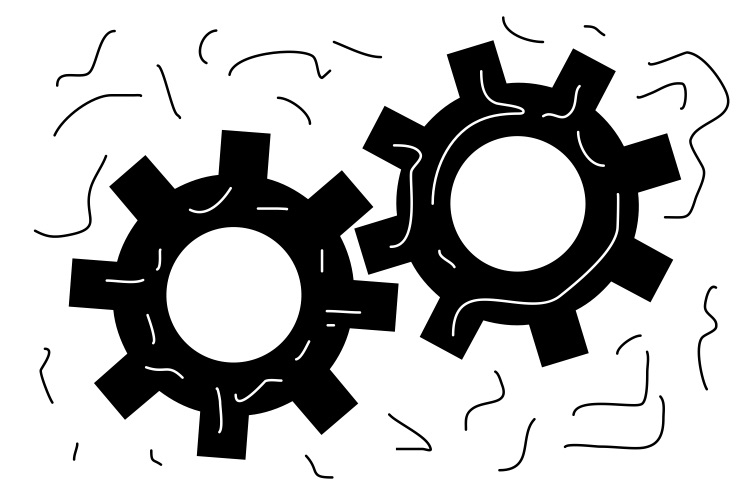
#> input picture resources/noisy-gears.jpeg, 750 x 500 px, found by its file name
$ python morphology-opening-closing.py
#> lines starting #> are read from the running program, lines starting #| are printed output that depends on the picture; after the words box and inside, x2 and y2 are one past the last pixel; in counts of white or black regions, pixels touching at a corner belong together
from PIL import Image
import numpy as np
import matplotlib.pyplot as plt
from skimage.morphology import  opening, closing

# Open the image using PIL
image = Image.open("path-to-resources/noisy-gears.jpeg").convert("L")

# Convert image to a NumPy array
data = np.array(image, dtype = np.uint8)

# Apply thresholding
threshold = 128
data = np.where(data > threshold, 0, 1)
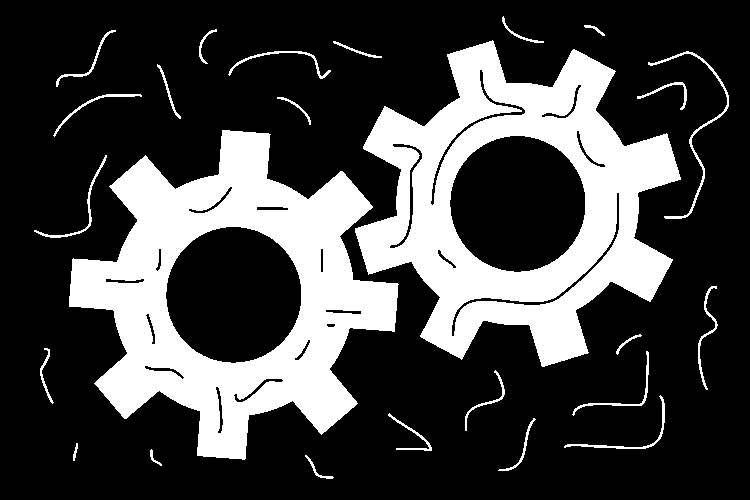
#> data: shape (500, 750) int64; values 0 (black) and 1 (white), 26.4% white; 25 white regions, largest, box (x1, y1, x2, y2) and area: (69, 130, 399, 460) 47546, (355, 40, 681, 367) 46719, (648, 51, 729, 219) 682

custom_footprint = np.array([[1, 1, 1, 1, 1, 1, 1],
                             [1, 1, 1, 1, 1, 1, 1],
                             [1, 1, 1, 1, 1, 1, 1],
                             [1, 1, 1, 1, 1, 1, 1],
                             [1, 1, 1, 1, 1, 1, 1],
                             [1, 1, 1, 1, 1, 1, 1],
                             [1, 1, 1, 1, 1, 1, 1]], dtype = np.uint8)

# Perform an erosion followed by a dilation
opened_image = opening(data, custom_footprint)
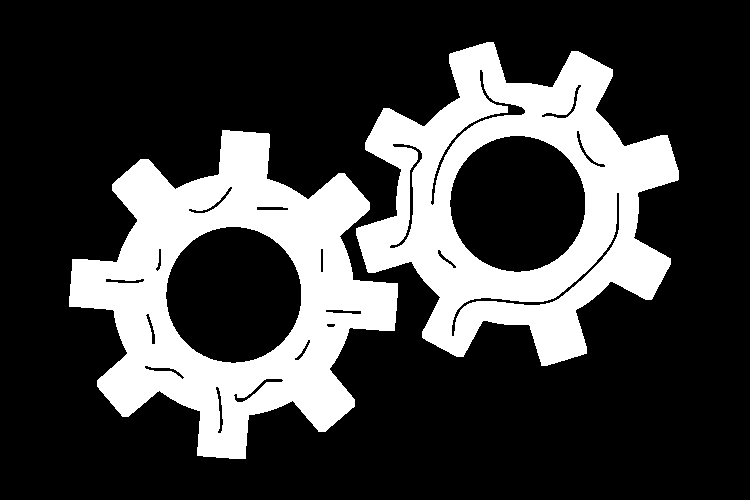
#> opened_image: shape (500, 750) int64; values 0 (black) and 1 (white), 25.1% white; 2 white regions, box (x1, y1, x2, y2) and area: (69, 130, 398, 459) 47437, (356, 42, 679, 366) 46538
# Perform a dilation followed by an erosion
closed_image = closing(data, custom_footprint)
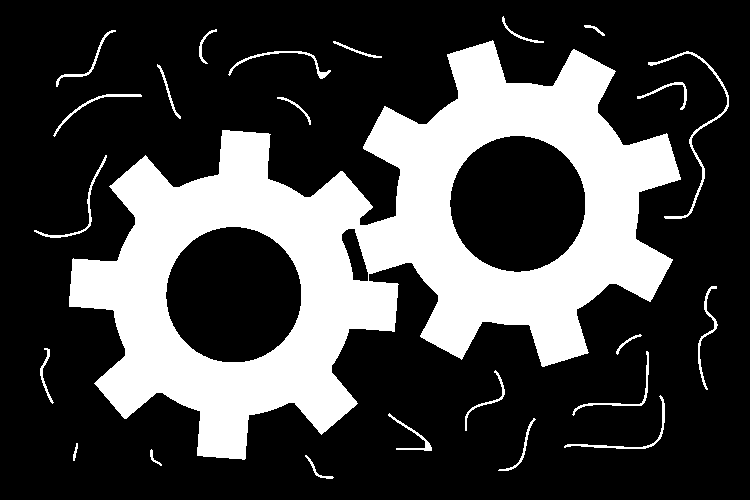
#> closed_image: shape (500, 750) int64; values 0 (black) and 1 (white), 27.2% white; 24 white regions, largest, box (x1, y1, x2, y2) and area: (69, 40, 681, 460) 97359, (648, 51, 729, 219) 693, (564, 395, 665, 449) 357

# Display images
fig, ax = plt.subplots(1, 2, figsize = (12, 6))
ax[0].imshow(opened_image, cmap = "gray")
ax[0].set_title("Opened Image")
ax[0].axis("off")
ax[1].imshow(closed_image, cmap = "gray")
ax[1].set_title("Closed Image")
ax[1].axis("off")
plt.tight_layout()
plt.show()
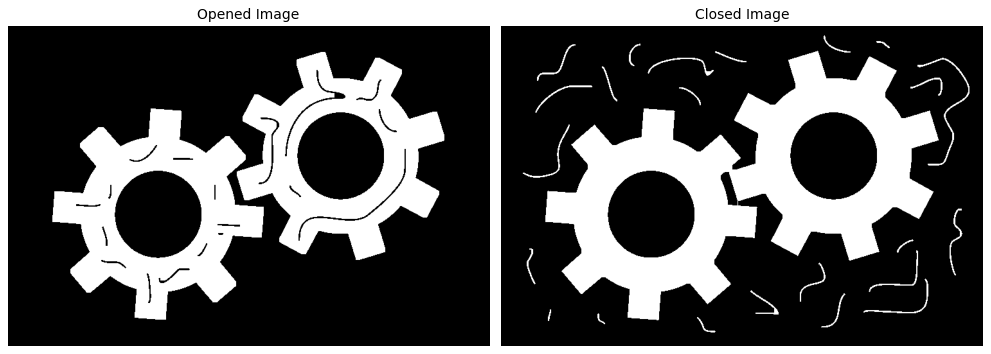
#> figure drawn by matplotlib, 2 panels

$ run again, with resources/1775471695012.jpeg copied over resources/noisy-gears.jpeg
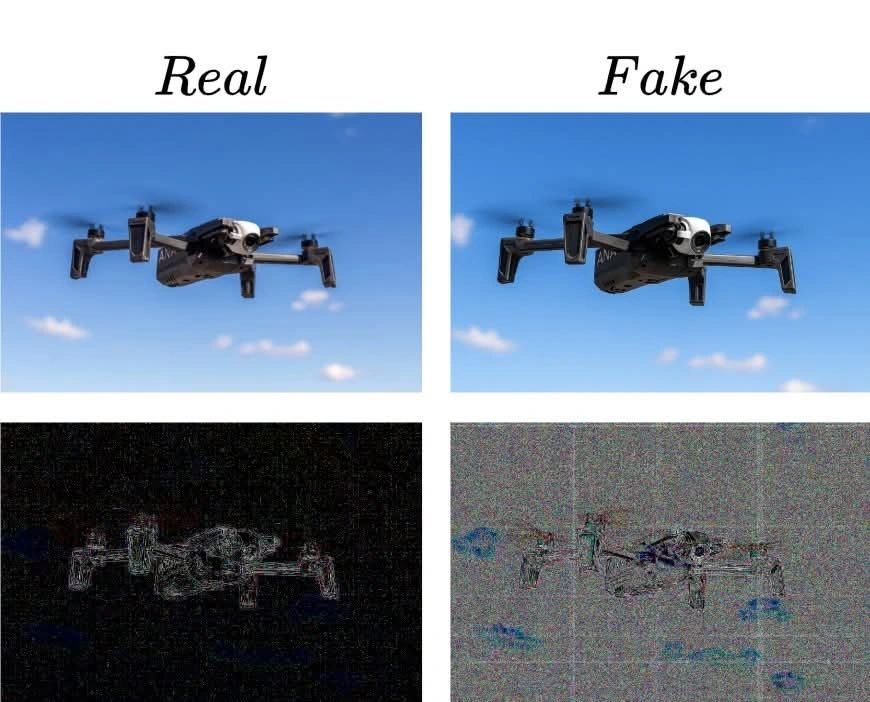
#> input picture resources/1775471695012.jpeg, 870 x 702 px, found by its file name
#> `data = np.where(data > threshold, 0, 1)`:
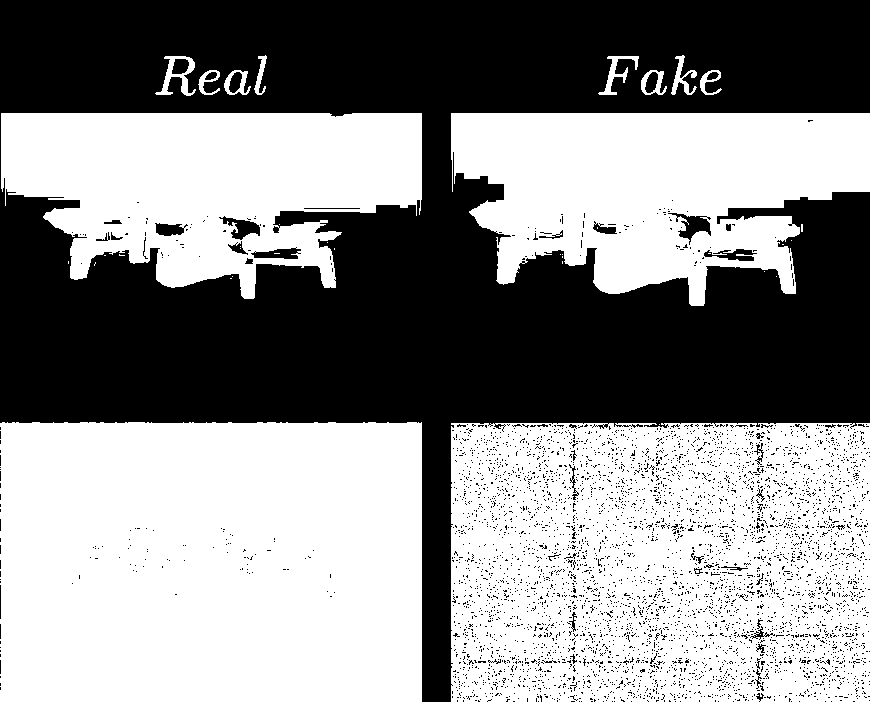
#> data: shape (702, 870) int64; values 0 (black) and 1 (white), 55.1% white; 4709 black regions (4660 under 20 px), largest, box (x1, y1, x2, y2) and area: (0, 0, 870, 702) 260183, (668, 213, 711, 245) 523, (219, 216, 260, 240) 445
#> opened_image: shape (702, 870) int64; values 0 (black) and 1 (white), 45.1% white; 189 white regions, largest, box (x1, y1, x2, y2) and area: (0, 422, 422, 702) 117342, (451, 113, 870, 306) 54869, (1, 113, 422, 299) 52636
#> `closed_image = closing(data, custom_footprint)`:
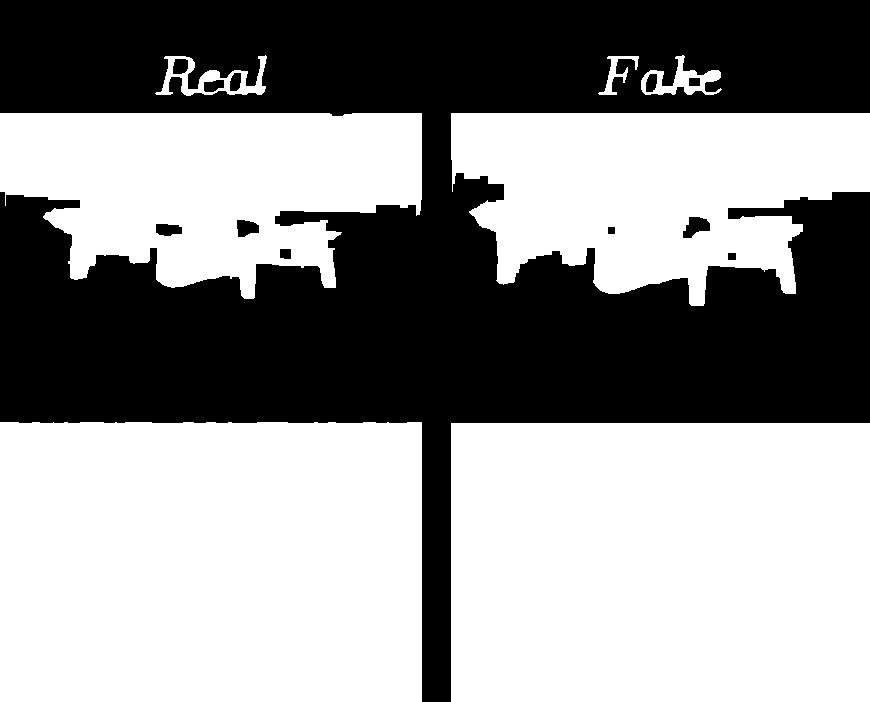
#> closed_image: shape (702, 870) int64; values 0 (black) and 1 (white), 57.4% white; 12 black regions, largest, box (x1, y1, x2, y2) and area: (0, 0, 870, 702) 258183, (683, 217, 710, 238) 366, (237, 220, 259, 237) 286
